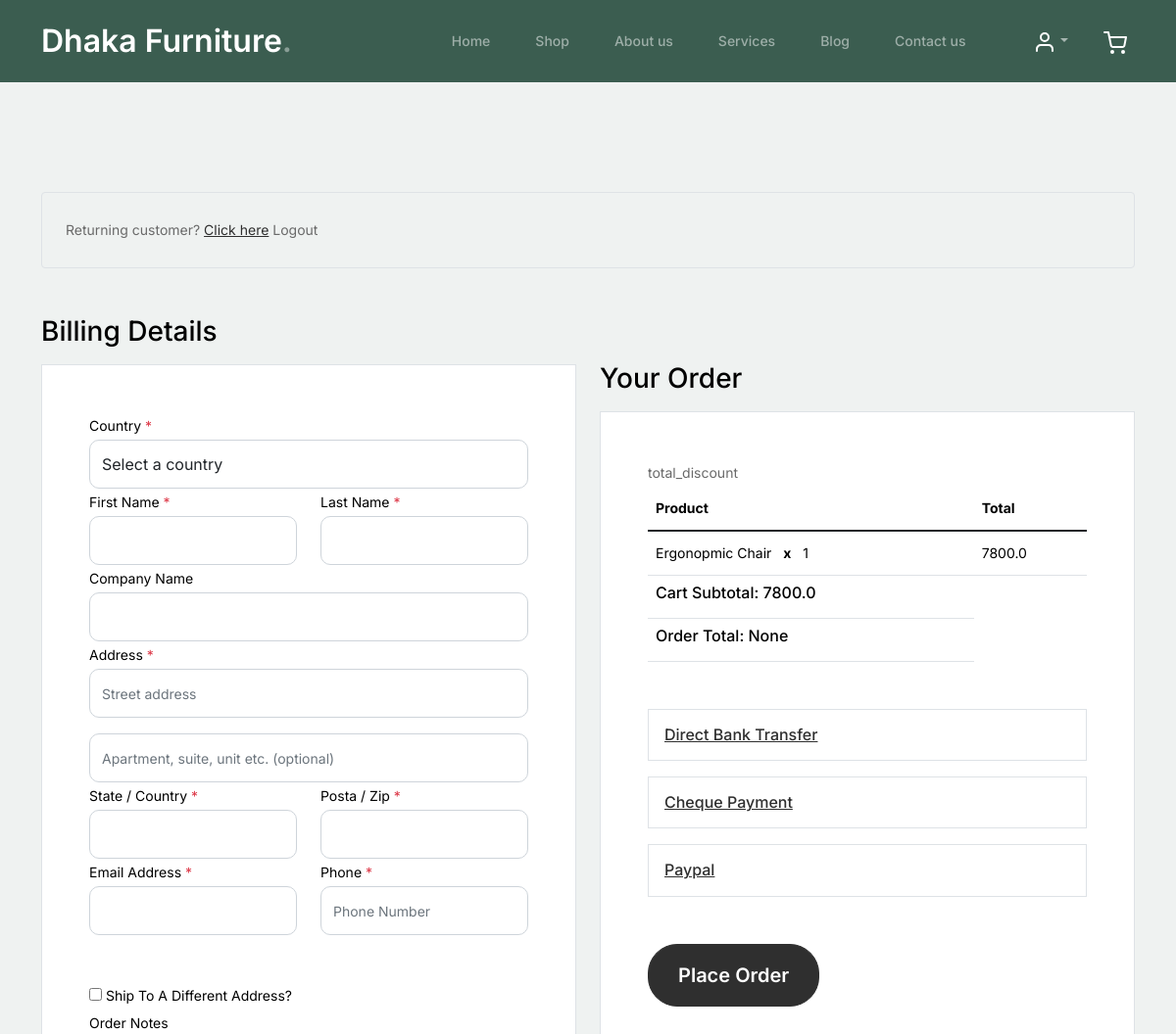
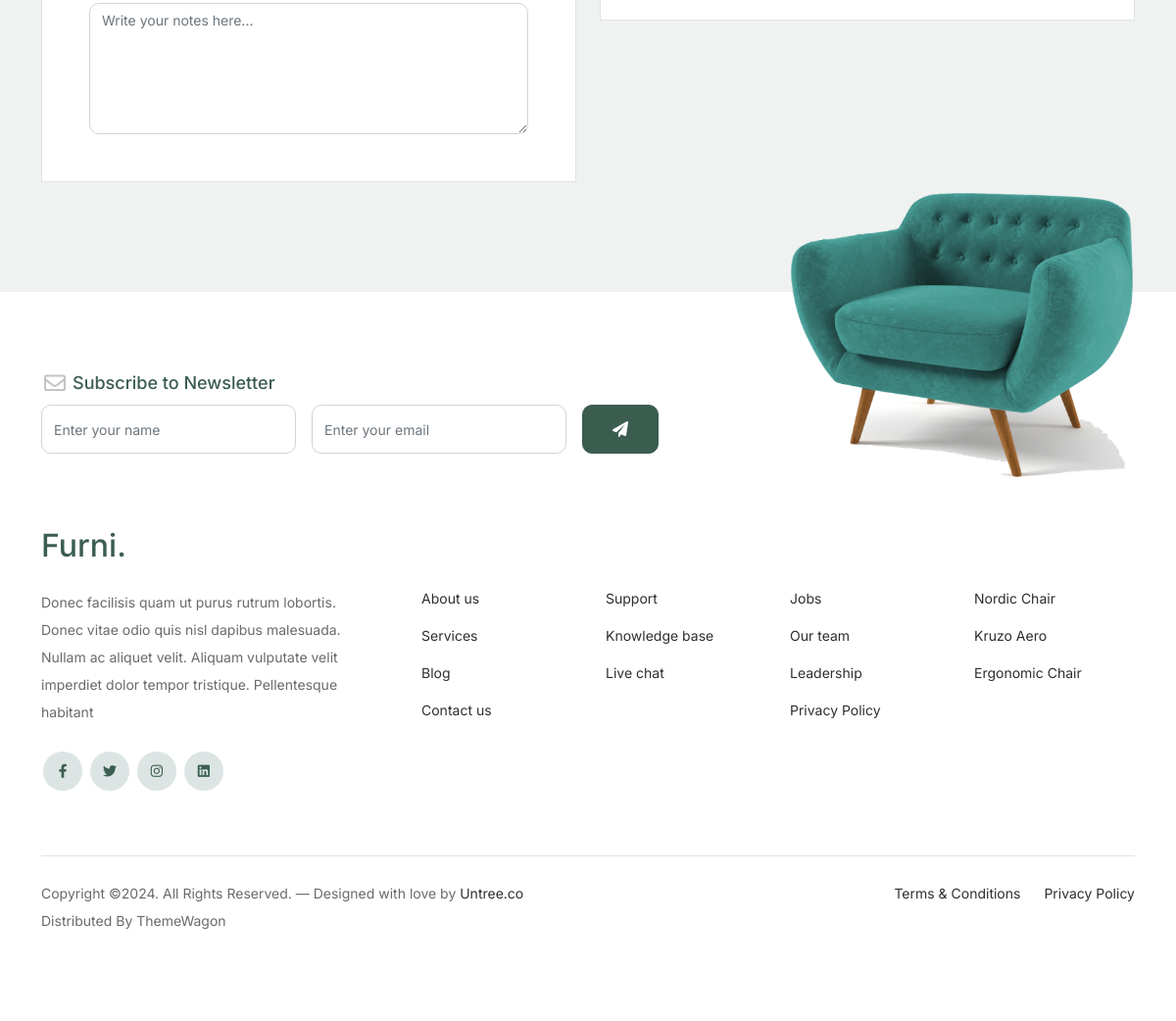
The page /chackout/ (signed in) on the database its author committed (2 pictures, top to bottom).
### main/models.py (models this page shows, shortened)
class Cart(models.Model):
    user=models.ForeignKey(User, on_delete=models.CASCADE)
    product=models.ForeignKey(Product, on_delete=models.CASCADE)
    quantity=models.PositiveIntegerField(default=1,)
    def line_total(self):
        return self.product.price*self.quantity

class Product(models.Model):
    img=models.ImageField( upload_to='product', verbose_name='Product Image',blank=True,null=True)
    name=models.CharField(verbose_name='Product Name' ,max_length=50)
    product_info=models.TextField(verbose_name='Product Information',blank=True,null=True)
    price=models.FloatField(verbose_name='Product Price')
    discaunt_price=models.FloatField(verbose_name='Product Discaunt Price',default=0.0,blank=True,null=True)
    date=models.DateField(auto_now_add=True)
    abability=models.CharField(choices=STOCK_PRODUCT, max_length=50,blank=True,null=True)

### main/views.py (the view, shortened to what this page needs)
# urls.py: path('chackout/',views.Checkout,name='chackout'),
def Checkout(request):
    if request.user.is_authenticated:
        user = request.user
        cart = Cart.objects.filter(user=user)
        amount = 0.0
        cart_product = [p for p in Cart.objects.all() if p.user == user]
        if cart_product:
            for p in cart_product:
                temamount = p.quantity * p.product.price
                amount = temamount + amount
            coupon_discaunt = request.session.get('total_discaunt')
            code = request.session.get('coupon_code')
    return render(request,'checkout.html',{'total_discaount':coupon_discaunt,'amount':amount,'cart':cart})

### main/templates/checkout.html (shortened to what this page needs)
{% extends "base.html" %}
{% load static %}
{% block content %}
		<div class="untree_co-section">
		    <div class="container">
			 <form action="{% url "order_now" %}" method = 'POST' novalidate>
		      <div class="row mb-5">
		        <div class="col-md-12">
		          <div class="border p-4 rounded" role="alert">
		            Returning customer? {% if request.user.is_authenticated %}<a href="">Click here</a> Logout {% else %}<a href="">Click here</a> to login{% endif %}
		          </div>
		        </div>
		      </div>
		      <div class="row">
		        <div class="col-md-6 mb-5 mb-md-0">
		          <h2 class="h3 mb-3 text-black">Billing Details</h2>
		          <div class="p-3 p-lg-5 border bg-white">
		            <div class="form-group">
		              <label for="c_country" class="text-black">Country <span class="text-danger">*</span></label>
		              <select id="c_country" name='country' class="form-control">
		                <option value="1">Select a country</option>
		              </select>
		            </div>
		            <div class="form-group row">
		              <div class="col-md-6">
		                <label for="c_fname" class="text-black">First Name <span class="text-danger">*</span></label>
		                <input type="text" class="form-control" id="c_fname" name="c_fname">
		              </div>
		              <div class="col-md-6">
		                <label for="c_lname" class="text-black">Last Name <span class="text-danger">*</span></label>
		                <input type="text" class="form-control" id="c_lname" name="c_lname">
		              </div>
		            </div>
		            <div class="form-group row">
		              <div class="col-md-12">
		                <label for="c_companyname" class="text-black">Company Name </label>
		                <input type="text" class="form-control" id="c_companyname" name="c_companyname">
		              </div>
		            </div>
		            <div class="form-group row">
		              <div class="col-md-12">
		                <label for="c_address" class="text-black">Address <span class="text-danger">*</span></label>
		                <input type="text" class="form-control" id="c_address" name="c_address" placeholder="Street address">
		              </div>
		            </div>
		            <div class="form-group mt-3">
		              <input type="text" name='apr' class="form-control" placeholder="Apartment, suite, unit etc. (optional)">
		            </div>
		            <div class="form-group row">
		              <div class="col-md-6">
		                <label for="c_state_country" class="text-black">State / Country <span class="text-danger">*</span></label>
		                <input type="text" class="form-control" id="c_state_country" name="c_state_country">
		              </div>
		              <div class="col-md-6">
		                <label for="c_postal_zip" class="text-black">Posta / Zip <span class="text-danger">*</span></label>
		                <input type="text" class="form-control" id="c_postal_zip" name="c_postal_zip">
		              </div>
		            </div>
		            <div class="form-group row mb-5">
		              <div class="col-md-6">
		                <label for="c_email_address" class="text-black">Email Address <span class="text-danger">*</span></label>
		                <input type="text" class="form-control" id="c_email_address" name="c_email_address">
		              </div>
		              <div class="col-md-6">
		                <label for="c_phone" class="text-black">Phone <span class="text-danger">*</span></label>
		                <input type="text" class="form-control" id="c_phone" name="c_phone" placeholder="Phone Number">
		              </div>
		            </div>
		            <div class="form-group">
		              <label for="c_ship_different_address" class="text-black" data-bs-toggle="collapse" href="#ship_different_address" role="button" aria-expanded="false" aria-controls="ship_different_address"><input type="checkbox" value="1" id="c_ship_different_address"> Ship To A Different Address?</label>
		            </div>
		            <div class="form-group">
		              <label for="c_order_notes" class="text-black">Order Notes</label>
		              <textarea name="c_order_notes" id="c_order_notes" cols="30" rows="5" class="form-control" placeholder="Write your notes here..."></textarea>
		            </div>
		          </div>
		        </div>
		        <div class="col-md-6">
		          <div class="row mb-5">
		            <div class="col-md-12">
		              <h2 class="h3 mb-3 text-black">Your Order</h2>
		              <div class="p-3 p-lg-5 border bg-white">
		                <table class="table site-block-order-table mb-5">
		                  <thead>
		                    <th>Product</th>
		                    <th>Total</th>
		                  </thead>
		                  <tbody>
		                    {% for cart in cart %}
		                    <tr>
		                      <td>{{cart.product.name}} <strong class="mx-2">x</strong> {{cart.quantity}}</td>
		                      <td>{{cart.line_total}}</td>
		                    </tr>
							{% endfor %}
		                    <tr>
		                      <td class="text-black font-weight-bold"><strong><h6>Cart Subtotal: {{ amount }}</h6></strong></td>
		                    </tr>total_discount
		                    <tr>
		                      <td class="text-black font-weight-bold"><strong><h6>Order Total: {{ total_discaount }}</h6></strong></td>
		                    </tr>
		                  </tbody>
		                </table>
		                <div class="border p-3 mb-3">
		                  <h3 class="h6 mb-0"><a class="d-block" data-bs-toggle="collapse" href="#collapsebank" role="button" aria-expanded="false" aria-controls="collapsebank">Direct Bank Transfer</a></h3>
		                </div>
		                <div class="border p-3 mb-3">
		                  <h3 class="h6 mb-0"><a class="d-block" data-bs-toggle="collapse" href="#collapsecheque" role="button" aria-expanded="false" aria-controls="collapsecheque">Cheque Payment</a></h3>
		                </div>
		                <div class="border p-3 mb-5">
		                  <h3 class="h6 mb-0"><a class="d-block" data-bs-toggle="collapse" href="#collapsepaypal" role="button" aria-expanded="false" aria-controls="collapsepaypal">Paypal</a></h3>
		                </div>
		                <div class="form-group">
		                  <button class="btn btn-black btn-lg py-3 btn-block" type= 'submit'>Place Order</button>
		                </div>
		              </div>
		            </div>
		          </div>
		        </div>
		      </div>
			</form>
		    </div>
		  </div>
		  {% endblock content %}

### main/static/css/style.css (style rules this page uses)
body { overflow-x: hidden; position: relative; }
body { font-family: "Inter", sans-serif; font-weight: 400; line-height: 28px; color: #6a6a6a; font-size: 14px; background-color: #eff2f1; }
a { text-decoration: none; -webkit-transition: .3s all ease; -o-transition: .3s all ease; transition: .3s all ease; color: #2f2f2f; text-decoration: underline; }
.btn { font-weight: 600; padding: 12px 30px; border-radius: 30px; color: #ffffff; background: #2f2f2f; border-color: #2f2f2f; }
.untree_co-section { padding: 7rem 0; }
.form-control { height: 50px; border-radius: 10px; font-family: "Inter", sans-serif; }
textarea { height: auto !important; }
.site-block-order-table th { border-top: none !important; border-bottom-width: 1px !important; }
.site-block-order-table td, .site-block-order-table th { color: #000000; }

### rows shown on the page
Cart: product.name "Ergonopmic Chair", quantity "1", line_total "7800.0"

### other values the page prints
{{ amount }} "7800.0"
{{ total_discaount }} "None"
